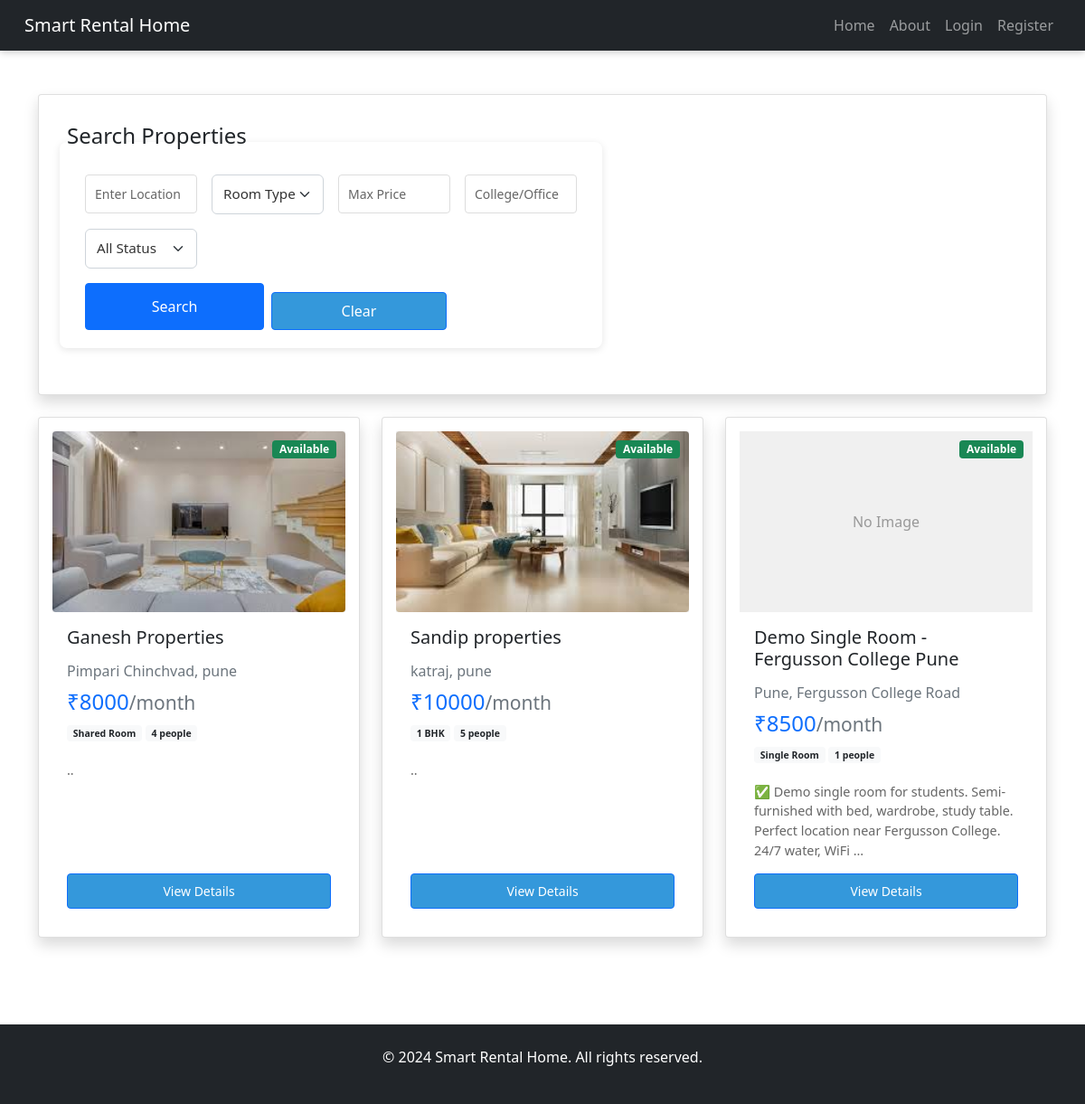
The page / on the database its author committed.
### myapp/models.py (models this page shows, shortened)
class Property(models.Model):
    ROOM_TYPE_CHOICES = [
        ('single', 'Single Room'),
        ('shared', 'Shared Room'),
        ('1bhk', '1 BHK'),
        ('2bhk', '2 BHK'),
        ('pg', 'PG Room'),
    ]
    FLAT_SYSTEM_CHOICES = [
        ('entire', 'Entire Flat'),
        ('room', 'Only Room'),
        ('pg', 'PG System'),
    ]
    FURNISHING_CHOICES = [
        ('fully', 'Fully Furnished'),
        ('semi', 'Semi Furnished'),
        ('unfurnished', 'Unfurnished'),
    ]
    MESS_TYPE_CHOICES = [
        ('veg', 'Veg'),
        ('nonveg', 'Non-Veg'),
        ('both', 'Both'),
    ]
    TENANT_TYPE_CHOICES = [
        ('students', 'Students'),
        ('professionals', 'Working Professionals'),
        ('family', 'Family'),
    ]
    GENDER_CHOICES = [
        ('male', 'Male'),
        ('female', 'Female'),
        ('any', 'Any'),
    ]
    owner = models.ForeignKey(User, on_delete=models.CASCADE, related_name='properties')
    title = models.CharField(max_length=200)
    room_type = models.CharField(max_length=50, choices=ROOM_TYPE_CHOICES)
    flat_system = models.CharField(max_length=50, choices=FLAT_SYSTEM_CHOICES)
    city = models.CharField(max_length=100, default='')
    area_location = models.CharField(max_length=200, default='')
    full_address = models.TextField(default='')
    monthly_rent = models.IntegerField(validators=[MinValueValidator(0)])
    security_deposit = models.IntegerField(validators=[MinValueValidator(0)])
    maintenance_charges = models.IntegerField(validators=[MinValueValidator(0)], default=0)
    max_people = models.IntegerField(validators=[MinValueValidator(1)])
    per_person_rent = models.IntegerField(validators=[MinValueValidator(0)], default=0)
    main_image = models.ImageField(upload_to="property_images/")
    floor_number = models.IntegerField(validators=[MinValueValidator(0)])
    total_floors = models.IntegerField(validators=[MinValueValidator(1)])
    furnishing_status = models.CharField(max_length=50, choices=FURNISHING_CHOICES)
    amenities = models.TextField(blank=True, null=True)  # JSON format
    latitude = models.DecimalField(max_digits=9, decimal_places=6, default=0.0, help_text="Property latitude")
    longitude = models.DecimalField(max_digits=9, decimal_places=6, default=0.0, help_text="Property longitude")
    nearby_college_office = models.CharField(max_length=200, blank=True, null=True)
    nearby_mall = models.CharField(max_length=200, blank=True, null=True)
    garden_park_nearby = models.CharField(max_length=200, blank=True, null=True)
    hospital_medical = models.CharField(max_length=200, blank=True, null=True)
    temple_religious = models.CharField(max_length=200, blank=True, null=True)
    bus_railway_distance = models.CharField(max_length=200, blank=True, null=True)
    mess_available = models.BooleanField(default=False)
    mess_type = models.CharField(max_length=50, choices=MESS_TYPE_CHOICES, blank=True, null=True)
    mess_distance = models.CharField(max_length=200, blank=True, null=True)
    tiffin_available = models.BooleanField(default=False)
    preferred_tenant_type = models.CharField(max_length=100, choices=TENANT_TYPE_CHOICES)
    gender_preference = models.CharField(max_length=50, choices=GENDER_CHOICES)
    smoking_allowed = models.BooleanField(default=False)
    drinking_allowed = models.BooleanField(default=False)
    pets_allowed = models.BooleanField(default=False)
    available_from = models.DateField(default='2024-01-01')
    min_stay_duration = models.IntegerField(validators=[MinValueValidator(1)], default=1)
    description = models.TextField()
    available = models.BooleanField(default=True)
    created_at = models.DateTimeField(auto_now_add=True)
    updated_at = models.DateTimeField(auto_now=True)
    class Meta:
        ordering = ['-created_at']

### myapp/views.py (the view)
# urls.py: path('', views.property_list, name='property_list'),
def property_list(request):
    properties = Property.objects.all()
    city = request.GET.get('city')
    if city:
        properties = properties.filter(city__icontains=city)
    room_type = request.GET.get('room_type')
    if room_type:
        properties = properties.filter(room_type=room_type)
    max_price = request.GET.get('price')
    if max_price:
        try:
            properties = properties.filter(monthly_rent__lte=int(max_price))
        except ValueError:
            pass
    nearby_college_office = request.GET.get('nearby_college_office')
    if nearby_college_office:
        properties = properties.filter(nearby_college_office__icontains=nearby_college_office)
    availability = request.GET.get('availability', 'all')
    if availability == 'available':
        properties = properties.filter(available=True)
    elif availability == 'unavailable':
        properties = properties.filter(available=False)
    context = {
        'properties': properties,
        'room_types': Property.ROOM_TYPE_CHOICES,
        'availability': availability,
    }
    return render(request, 'index.html', context)

### myapp/templates/index.html (shortened to what this page needs)
{% extends 'base.html' %}
{% block content %}
<div class="mt-4">
    <div class="card shadow mb-4">
        <div class="card-body">
            <h4 class="card-title">Search Properties</h4>
            <form method="get" class="row g-3">
                <div class="col-md-3">
                    <input type="text" name="city" class="form-control search-filter" placeholder="Enter Location"
                           value="{{ request.GET.city }}">
                </div>
                <div class="col-md-3">
                    <select name="room_type" class="form-select search-filter">
                        <option value="">Room Type</option>
                    </select>
                </div>
                <div class="col-md-3">
                    <input type="number" name="price" class="form-control search-filter" placeholder="Max Price"
                           value="{{ request.GET.price }}">
                </div>
                <div class="col-md-3">
                    <input type="text" name="nearby_college_office" class="form-control search-filter" placeholder="College/Office"
                           value="{{ request.GET.nearby_college_office }}">
                </div>
                <div class="col-md-3">
                    <select name="availability" class="form-select search-filter">
                        <option value="all" {% if availability == 'all' %}selected{% endif %}>All Status</option>
                    </select>
                </div>
                <div class="col-12">
                    <div class="d-flex gap-2" style="max-width: 400px;">
                        <button type="submit" class="btn btn-primary flex-grow-1">Search</button>
                        <a href="/" class="btn btn-primary flex-grow-1">Clear</a>
                    </div>
                </div>
            </form>
        </div>
    </div>
    {% if properties %}
        <div class="row">
            {% for property in properties %}
                <div class="col-md-6 col-lg-4 mb-4">
                    <div class="card shadow h-100 property-card">
                        <div style="position: relative; overflow: hidden; height: 200px; background-color: #f0f0f0;">
                            {% if property.main_image %}
                                <img src="{{ property.main_image.url }}" alt="{{ property.title }}"
                                     class="card-img-top" style="height: 100%; object-fit: cover; width: 100%;">
                            {% else %}
                                <div style="height: 100%; display: flex; align-items: center; justify-content: center; color: #999;">
                                    <span>No Image</span>
                                </div>
                            {% endif %}
                            {% if property.available %}
                                <span class="badge bg-success" style="position: absolute; top: 10px; right: 10px;">
                                    Available
                                </span>
                            {% else %}
                                <span class="badge bg-danger" style="position: absolute; top: 10px; right: 10px;">
                                    Booked
                                </span>
                            {% endif %}
                        </div>
                        <div class="card-body d-flex flex-column">
                            <h5 class="card-title">{{ property.title }}</h5>
                            <p class="text-muted mb-2">
                                 {{ property.city }}, {{ property.area_location }}
                            </p>
                            <div class="mb-2">
                                <h4 class="text-primary mb-0">₹{{ property.monthly_rent }}<small class="text-muted">/month</small></h4>
                            </div>
                            <div class="small text-muted mb-3">
                                <span class="badge bg-light text-dark">{{ property.get_room_type_display }}</span>
                                <span class="badge bg-light text-dark">{{ property.max_people }} people</span>
                            </div>
                            <p class="card-text flex-grow-1" style="font-size: 0.9rem;">
                                {{ property.description|truncatewords:20 }}
                            </p>
                            <a href="/property/{{ property.id }}/" class="btn btn-primary btn-sm w-100">
                                View Details
                            </a>
                        </div>
                    </div>
                </div>
            {% endfor %}
        </div>
    {% else %}
        <div class="alert alert-info text-center py-5">
            <h4>No properties found</h4>
            <p class="mb-0">Try adjusting your search criteria</p>
        </div>
    {% endif %}
</div>
{% endblock %}

### myapp/templates/base.html (shortened to what this page needs)
<!DOCTYPE html>
<html>
<head>
    <link rel="stylesheet" href="/static/css/style.css">
    <link href="https://cdn.jsdelivr.net/npm/bootstrap@5.1.3/dist/css/bootstrap.min.css" rel="stylesheet">
</head>
<body>
<header class="navbar navbar-expand-lg navbar-dark bg-dark">
    <div class="container-fluid">
        <a class="navbar-brand" href="/">Smart Rental Home</a>
        <nav class="collapse navbar-collapse" id="navbarNav">
            <ul class="navbar-nav ms-auto">
                <li class="nav-item"><a class="nav-link" href="/">Home</a></li>
                <li class="nav-item"><a class="nav-link" href="/about/">About</a></li>
                {% if user.is_authenticated %}
                    {% if user.profile.user_type == 'homeowner' %}
                        <li class="nav-item"><a class="nav-link" href="/add-property/">Add Property</a></li>
                        <li class="nav-item"><a class="nav-link" href="/my-properties/">My Properties</a></li>
                        <li class="nav-item"><a class="nav-link" href="/booking-requests/">Booking Requests</a></li>
                    {% else %}
                        <li class="nav-item"><a class="nav-link" href="/my-bookings/">My Bookings</a></li>
                    {% endif %}
                    <li class="nav-item">
                        <span class="nav-link">Welcome, {{ user.username }}!</span>
                    </li>
                    <li class="nav-item"><a class="nav-link" href="/logout/">Logout</a></li>
                {% else %}
                    <li class="nav-item"><a class="nav-link" href="/login/">Login</a></li>
                    <li class="nav-item"><a class="nav-link" href="/register/">Register</a></li>
                {% endif %}
            </ul>
        </nav>
    </div>
</header>
<main class="container py-4">
    {% block content %}{% endblock %}
</main>
<footer class="bg-dark text-white text-center py-4 mt-5">
    <p>&copy; 2024 Smart Rental Home. All rights reserved.</p>
</footer>
</body>
</html>

### myapp/static/css/style.css (style rules this page uses)
* { box-sizing: border-box; }
html { scroll-behavior: smooth; }
body { font-family: Arial, sans-serif; margin: 0; padding: 0; background-color: #f5f5f5 }
header { position: fixed; top: 0; left: 0; right: 0; background: #34495e; color: white; padding: 15px; display: flex; justify-content: space-between; align-items: center; box-shadow: 0 2px 8px rgba(0,0,0,0.2); z-index: 1000; flex-wrap: wrap; }
nav { display: flex; gap: 20px; align-items: center; justify-content: flex-end; flex-wrap: wrap; }
nav a { color: white; text-decoration: none; transition: color 0.3s; }
.card { border: 1px solid #ddd; padding: 15px; border-radius: 8px; background: white; box-shadow: 0 2px 8px rgba(0,0,0,0.1); transition: transform 0.3s, box-shadow 0.3s; width: 100%; }
.card-body { width: 100%; }
.card img { width: 100%; height: 200px; object-fit: cover; border-radius: 4px; margin-bottom: 10px; }
.card p { margin: 5px 0; color: #666; }
.card a { display: inline-block; margin-top: 10px; padding: 8px 16px; background-color: #3498db; color: white; text-decoration: none; border-radius: 4px; transition: background-color 0.3s; }
form { max-width: 600px; margin: 20px auto; background: white; padding: 20px; border-radius: 8px; box-shadow: 0 2px 8px rgba(0,0,0,0.1); }
input[type="text"], input[type="email"], input[type="password"], input[type="number"], input[type="file"], textarea { padding: 10px; border: 1px solid #ddd; border-radius: 4px; font-size: 14px; }
button { padding: 10px 7px; background-color: #27ae60; color: white; border: none; border-radius: 4px; cursor: pointer; font-size: 14px; transition: background-color 0.3s; }
footer { background: #34495e; color: white; text-align: center; padding: 20px; margin-top: 40px; }
.container { margin : auto 2em; }

### myapp/templates/index.html (style rules this page uses)
.search-filter { font-size: 0.95rem; padding: 0.6rem 0.75rem; border: 1px solid #ced4da; border-radius: 0.375rem; }
.search-filter::placeholder { color: #666; font-weight: 500; }
select.search-filter { color: #333; background-color: white; }
select.search-filter option { color: #333; background-color: white; }
.property-card { transition: transform 0.3s, box-shadow 0.3s; }

### rows shown on the page
Property: main_image (picture), available "Available", title "Ganesh Properties", city "Pimpari Chinchvad", area_location "pune", monthly_rent "8000", room_type "Shared Room", max_people "4", description ".."
Property: main_image (picture), available "Available", title "Sandip properties", city "katraj", area_location "pune", monthly_rent "10000", room_type "1 BHK", max_people "5", description ".."
Property: main_image "No Image", available "Available", title "Demo Single Room - Fergusson College Pune", city "Pune", area_location "Fergusson College Road", monthly_rent "8500", room_type "Single Room", max_people "1", description "✅ Demo single room for students. Semi-furnished with bed, wardrobe, study table. Perfect location near Fergusson College. 24/7 water, WiFi …"
